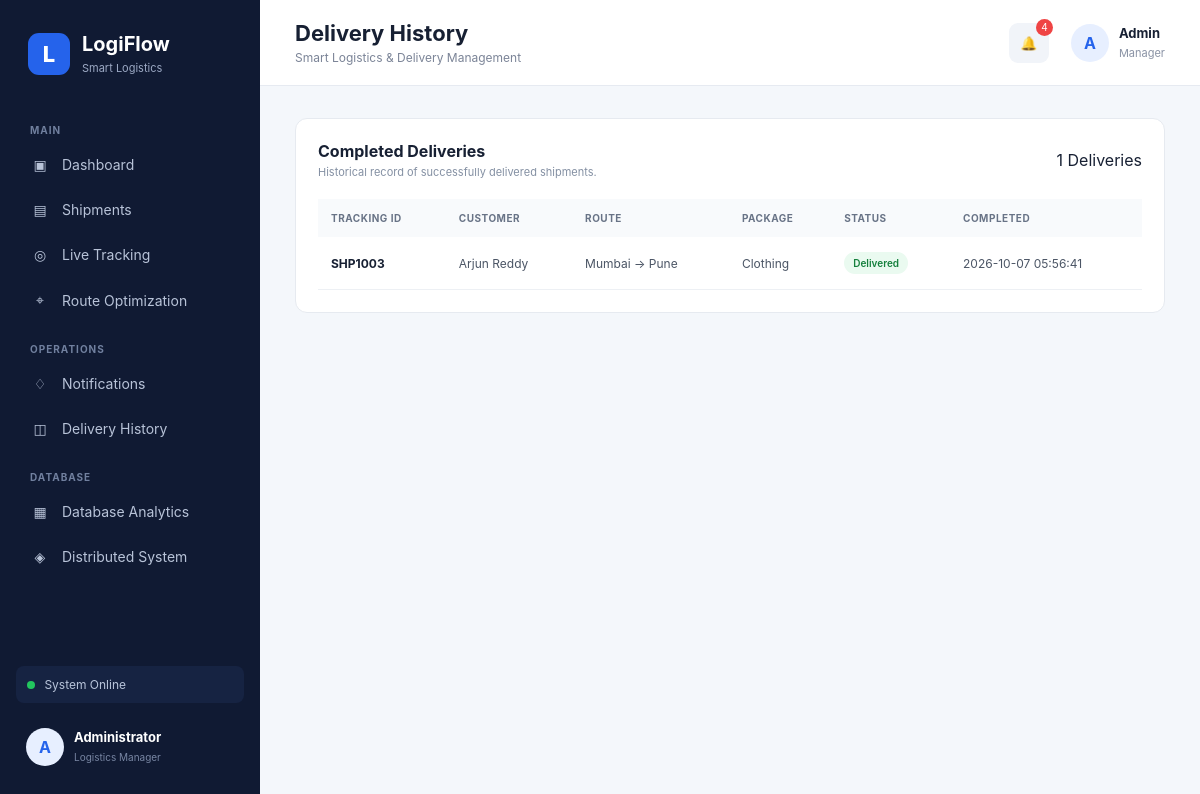
The app's page /history with its own data.
### tables this page shows
CREATE TABLE shipments (
        id INTEGER PRIMARY KEY AUTOINCREMENT,
        tracking_id TEXT UNIQUE NOT NULL,
        customer TEXT NOT NULL,
        pickup TEXT NOT NULL,
        destination TEXT NOT NULL,
        package_type TEXT NOT NULL,
        status TEXT NOT NULL,
        current_location TEXT NOT NULL,
        estimated_delivery TEXT NOT NULL,
        priority TEXT NOT NULL,
        created_at TIMESTAMP DEFAULT CURRENT_TIMESTAMP
    );

### app.py (the view)
@app.route("/history")
def history():
    db = get_db()
    data = db.execute("""
        SELECT *
        FROM shipments
        WHERE status = 'Delivered'
        ORDER BY id DESC
    """).fetchall()
    db.close()
    return render_template(
        "history.html",
        shipments=data
    )

### database.py (called while the page is built)
def get_db():
    connection = sqlite3.connect(DATABASE)
    connection.row_factory = sqlite3.Row
    return connection

### templates/history.html (shortened to what this page needs)
{% extends "base.html" %}
{% block page_title %}
Delivery History
{% endblock %}
{% block content %}
<div class="panel">
    <div class="panel-header">
        <div>
            <h2>Completed Deliveries</h2>
            <p>Historical record of successfully delivered shipments.</p>
        </div>
        <div class="history-count">
            {{ shipments|length }} Deliveries
        </div>
    </div>
    <div class="table-wrapper">
        <table>
            <thead>
                <tr>
                    <th>Tracking ID</th>
                    <th>Customer</th>
                    <th>Route</th>
                    <th>Package</th>
                    <th>Status</th>
                    <th>Completed</th>
                </tr>
            </thead>
            <tbody>
            {% for shipment in shipments %}
                <tr>
                    <td>
                        <strong>{{ shipment.tracking_id }}</strong>
                    </td>
                    <td>{{ shipment.customer }}</td>
                    <td>
                        {{ shipment.pickup }}
                        →
                        {{ shipment.destination }}
                    </td>
                    <td>{{ shipment.package_type }}</td>
                    <td>
                        <span class="status delivered">
                            Delivered
                        </span>
                    </td>
                    <td>{{ shipment.created_at }}</td>
                </tr>
            {% endfor %}
            </tbody>
        </table>
    </div>
</div>
{% endblock %}

### static/style.css (style rules this page uses)
* { box-sizing: border-box; margin: 0; padding: 0; }
body { font-family: Inter, Arial, sans-serif; background: #f4f7fb; color: #172033; }
.panel { background: white; border: 1px solid #e6eaf0; border-radius: 12px; padding: 22px; margin-bottom: 22px; }
.panel-header { display: flex; justify-content: space-between; align-items: center; margin-bottom: 20px; }
.panel-header h3, .panel-header h2 { font-size: 16px; }
.panel-header p { color: #8490a3; font-size: 11px; margin-top: 4px; }
.table-wrapper { overflow-x: auto; }
table { width: 100%; border-collapse: collapse; }
th { background: #f8fafc; color: #687386; font-size: 10px; text-transform: uppercase; letter-spacing: .5px; text-align: left; padding: 13px; }
td { padding: 15px 13px; border-bottom: 1px solid #edf0f4; font-size: 12px; color: #4b5565; }
td strong { color: #172033; }
.status { display: inline-block; border-radius: 20px; padding: 5px 9px; font-size: 10px; font-weight: 600; }
.status.delivered { background: #eafaf0; color: #15803d; }

### records on screen
shipments: tracking_id "SHP1003", customer "Arjun Reddy", pickup "Mumbai", destination "Pune", package_type "Clothing", created_at "2026-10-07 05:56:41"

### other values on screen
{{ shipments|length }} "1"
